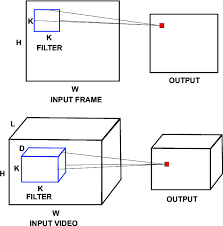
#> input picture Proiect_PS/Bibliografie/2dvs3d.png, 223 x 226 px
$ jupyter execute filtre.ipynb   (shell and % lines are left out)
#> lines starting #> are read from the running program, lines starting #| are printed output that depends on the picture
# Mediere Spatio-Temporala

[cell 1]
import cv2
import numpy as np
from collections import deque
import os
from google.colab import files
import matplotlib.pyplot as plt

from skimage.metrics import peak_signal_noise_ratio as psnr
from skimage.metrics import structural_similarity as ssim

class SpatioTemporalBoxFilterColor:
    def __init__(self, temporal_radius=2, spatial_radius=2):
        self.T = temporal_radius
        self.R = spatial_radius
        self.buffer_size = 2 * self.T + 1
        self.frames_buffer = deque(maxlen=self.buffer_size)

    def process_frame(self, frame):
        frame_float = frame.astype(np.float32)
        self.frames_buffer.append(frame_float)

        if len(self.frames_buffer) < self.buffer_size:
            return frame

        temporal_mean = np.mean(self.frames_buffer, axis=0)
        kernel_size = 2 * self.R + 1

        spatial_temporal_mean = cv2.blur(temporal_mean, (kernel_size, kernel_size))

        return np.uint8(np.clip(spatial_temporal_mean, 0, 255))

def main_with_metrics():

    out_noise_name = 'rezultat_zgomot.avi'
    out_clean_name = 'rezultat_filtrat.avi'

    FRAMES_LIMIT = 200

    existing_files = [f for f in os.listdir('.') if f.endswith(('.mp4', '.avi', '.mov', '.mkv'))]

    if len(existing_files) > 0:
        video_filename = existing_files[0]
    else:
        uploaded = files.upload()
#> the answer given: 2dvs3d.png
        if not uploaded: return
        video_filename = list(uploaded.keys())[0]

    cap = cv2.VideoCapture(video_filename)

    width  = int(cap.get(cv2.CAP_PROP_FRAME_WIDTH))
    height = int(cap.get(cv2.CAP_PROP_FRAME_HEIGHT))
    fps    = cap.get(cv2.CAP_PROP_FPS)
    if fps == 0 or np.isnan(fps): fps = 24.0

    print(f"Video: {width}x{height} @ {fps} FPS")

    fourcc = cv2.VideoWriter_fourcc(*'MJPG')

    writer_noise = cv2.VideoWriter(out_noise_name, fourcc, fps, (width, height))
    writer_clean = cv2.VideoWriter(out_clean_name, fourcc, fps, (width, height))

    st_filter = SpatioTemporalBoxFilterColor(temporal_radius=2, spatial_radius=2)
    frame_idx = 0

    metrics = {
        'psnr_noisy': [], 'ssim_noisy': [],
        'psnr_clean': [], 'ssim_clean': []
    }

    print("\nIncepem procesarea si calculul metricilor")

    while True:
        if frame_idx >= FRAMES_LIMIT:
            break

        ret, frame = cap.read()
#> frame is the input picture: shape (226, 223, 3); mean B, G, R 243, 241.7, 241.6
        if not ret: break

        # Adaugare zgomot
        noise = np.random.normal(0, 30, frame.shape).astype(np.int16)
        frame_noisy = np.clip(frame.astype(np.int16) + noise, 0, 255).astype(np.uint8)
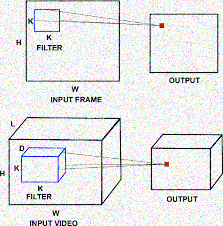
#> frame_noisy: shape (226, 223, 3); mean B, G, R 232.6, 231.7, 231.4

        # Filtrare
        filtered_frame = st_filter.process_frame(frame_noisy)

        # Scriere video
        writer_noise.write(frame_noisy)
        writer_clean.write(filtered_frame)

        # PSNR
        val_psnr_noisy = psnr(frame, frame_noisy, data_range=255)
#> val_psnr_noisy = 21.46
        val_psnr_clean = psnr(frame, filtered_frame, data_range=255)
#> val_psnr_clean = 21.46

        # SSIM
        val_ssim_noisy = ssim(frame, frame_noisy, data_range=255, channel_axis=-1)
#> val_ssim_noisy = 0.446
        val_ssim_clean = ssim(frame, filtered_frame, data_range=255, channel_axis=-1)
#> val_ssim_clean = 0.446

        metrics['psnr_noisy'].append(val_psnr_noisy)
        metrics['psnr_clean'].append(val_psnr_clean)
        metrics['ssim_noisy'].append(val_ssim_noisy)
        metrics['ssim_clean'].append(val_ssim_clean)

        frame_idx += 1
        if frame_idx % 10 == 0:
            print(f"Frame {frame_idx}: PSNR Clean={val_psnr_clean:.2f} dB | SSIM Clean={val_ssim_clean:.4f}")

    cap.release()
    writer_noise.release()
    writer_clean.release()

    avg_psnr_n = np.mean(metrics['psnr_noisy'])
    avg_psnr_c = np.mean(metrics['psnr_clean'])
    avg_ssim_n = np.mean(metrics['ssim_noisy'])
    avg_ssim_c = np.mean(metrics['ssim_clean'])

    print("-" * 50)
    print(f"REZULTATE MEDII ({frame_idx} cadre):")
    print(f"Zgomot  -> PSNR: {avg_psnr_n:.2f} dB, SSIM: {avg_ssim_n:.4f}")
    print(f"Filtrat -> PSNR: {avg_psnr_c:.2f} dB, SSIM: {avg_ssim_c:.4f}")
    print(f"Imbunatatire PSNR: +{avg_psnr_c - avg_psnr_n:.2f} dB")
    print("-" * 50)

    plt.figure(figsize=(14, 6))

    # Grafic PSNR
    plt.subplot(1, 2, 1)
    plt.plot(metrics['psnr_noisy'], label='Zgomot (Noisy)', color='red', alpha=0.5)
    plt.plot(metrics['psnr_clean'], label='Filtrat (Clean)', color='green', linewidth=2)
    plt.title('Evolutie PSNR (mai mare = mai bine)')
    plt.xlabel('Cadru')
    plt.ylabel('dB')
    plt.legend()
    plt.grid(True)

    # Grafic SSIM
    plt.subplot(1, 2, 2)
    plt.plot(metrics['ssim_noisy'], label='Zgomot (Noisy)', color='red', alpha=0.5)
    plt.plot(metrics['ssim_clean'], label='Filtrat (Clean)', color='green', linewidth=2)
    plt.title('Evolutie SSIM (mai aproape de 1 = mai bine)')
    plt.xlabel('Cadru')
    plt.ylabel('Index (0-1)')
    plt.legend()
    plt.grid(True)

    plt.tight_layout()
    plt.show()

    files.download(out_noise_name)
    files.download(out_clean_name)

main_with_metrics()
